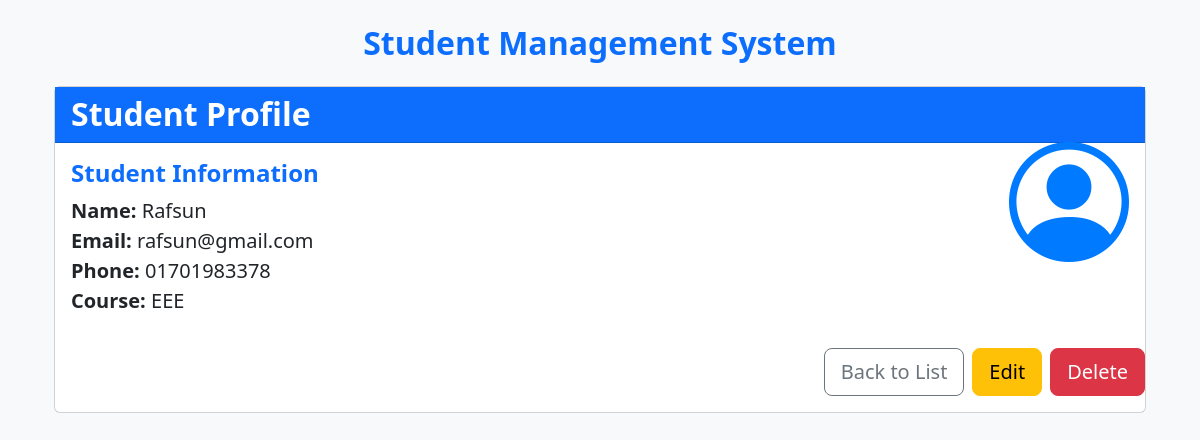
/detail/4/, run on the app's committed database.
### mainApp/models.py (models this page shows, shortened)
class Student(models.Model):
    name = models.CharField(max_length=100)
    email = models.EmailField(unique=True)
    phone = models.CharField(max_length=15)
    course = models.CharField(max_length=100)

### mainApp/views.py (the view)
# urls.py: path('detail/<int:id>/', views.student_detail, name='student_detail'),
def student_detail(request, id):
    student = get_object_or_404(Student, id=id)
    return render(request, 'student_details.html', {'student': student})

### templates/student_details.html
{% extends 'base.html' %}
{% block content %}
<div class="container">
    <div class="card position-relative">
    <div class="position-absolute mt-2 top-0 end-0 p-3">
        <i class="bi bi-person-circle" style="font-size: 120px; color: #007bff;"></i>
    </div>
    <div class="card-header bg-primary text-white">
        <h2 class="mb-0 fw-bold">Student Profile</h2>
    </div>
    <div class="card-body">
        <h4 class="fw-bold text-primary">Student Information</h4>
        <ul class="list-unstyled fs-5">
            <li><strong>Name:</strong> {{ student.name }}</li>
            <li><strong>Email:</strong> {{ student.email }}</li>
            <li><strong>Phone:</strong> {{ student.phone }}</li>
            <li><strong>Course:</strong> {{ student.course }}</li>
        </ul>
    </div>
    <div class="d-flex justify-content-end gap-2 mb-3">
        <a href="{% url 'student_list' %}" class="btn btn-outline-secondary btn-lg">Back to List</a>
        <a href="{% url 'student_update' student.id %}" class="btn btn-warning btn-lg">Edit</a>
        <a href="{% url 'student_delete' student.id %}" class="btn btn-danger btn-lg"
           onclick="return confirm('Are you sure you want to delete this student?')">Delete</a>
    </div>
</div>
</div>
{% endblock %}

### data on the page
Student: name "Rafsun", email "rafsun@gmail.com", phone "01701983378", course "EEE"
